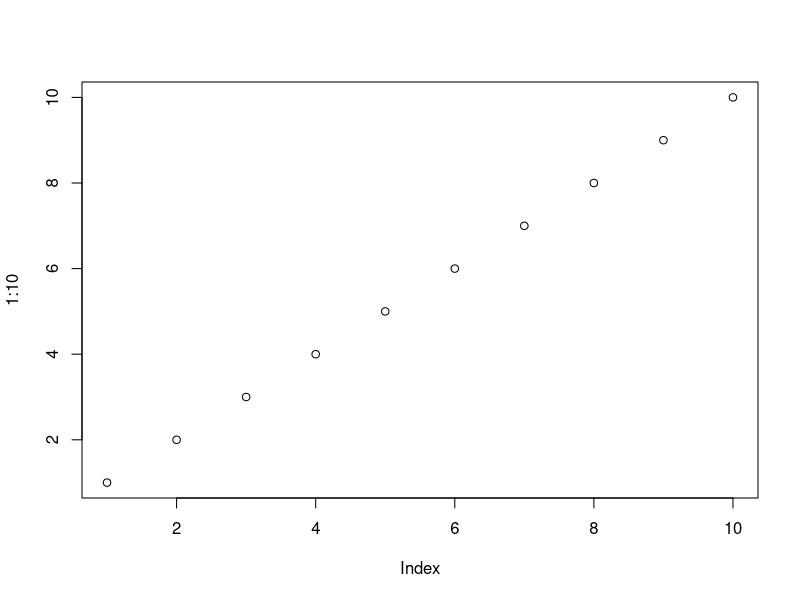
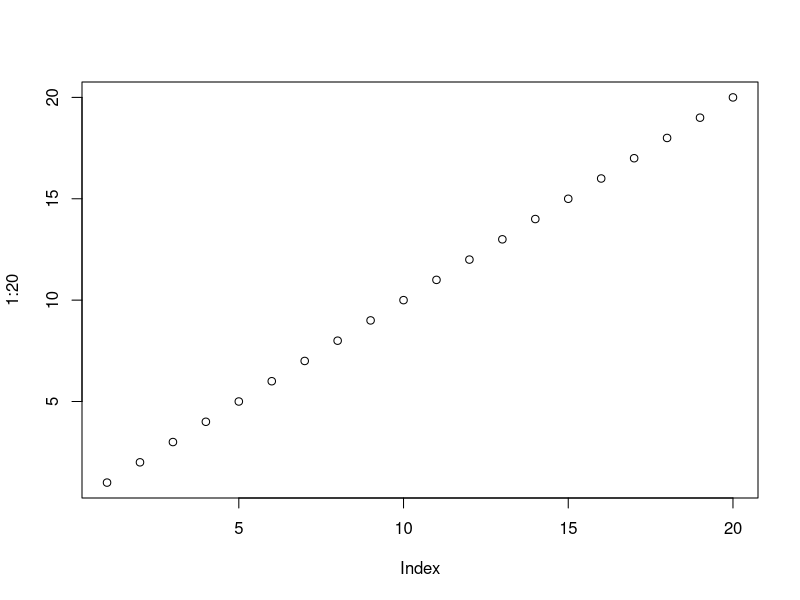
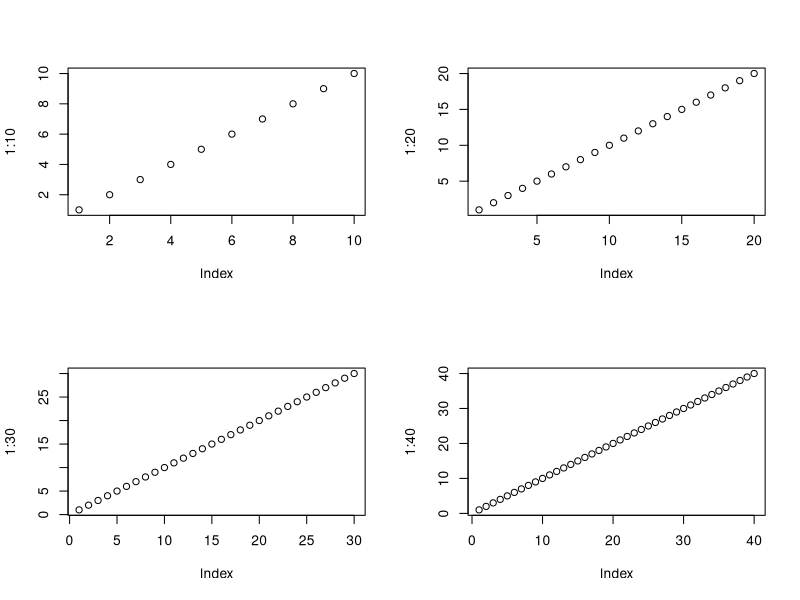

These figures' R source, in order:
#How to Export Multiple Plots to PDF in R?
"Save Multiple plots on different pages on PDF file:
To save multiple plots in pdf we use the pdf() function to create and open a pdf file in the R Language.

 After this, whatever we do in the R console gets saved in the pdf file opened. The pdf() function takes the file parameter which contains the name of the pdf along with the relative path to the working directory.

Syntax:

pdf( file )

where,

file: determines the name of pdf along with the relative address to the working directory.
Example:

Here, we have saved multiple plots to the different pages in the pdf.

"
# Open pdf file
pdf(file= "sample.pdf" )

# draw plots
plot(1:10)
plot(1:20)

"Save Multiple Plots to Same Page in PDF:
To save multiple plots to the same page in the PDF file, we use the par() function to create a grid and then add plots to the grid. In this way, all the plots are saved on the same page of the pdf file. We use the mfrow argument to the par() function to create the desired grid.lockquote>

Syntax:

par( mfrow )

where, 

mfrow: determines the vector that contains the number of rows and columns for the grid.
Example:

Here, is a program to save 4 plots in a 2X2 grid on the same page of a pdf file.

"
# Open pdf file
pdf(file= "sample.pdf" )

# create a 2X2 grid
par( mfrow= c(2,2) )

# draw plots
plot(1:10)
plot(1:20)
plot(1:30)
plot(1:40)
